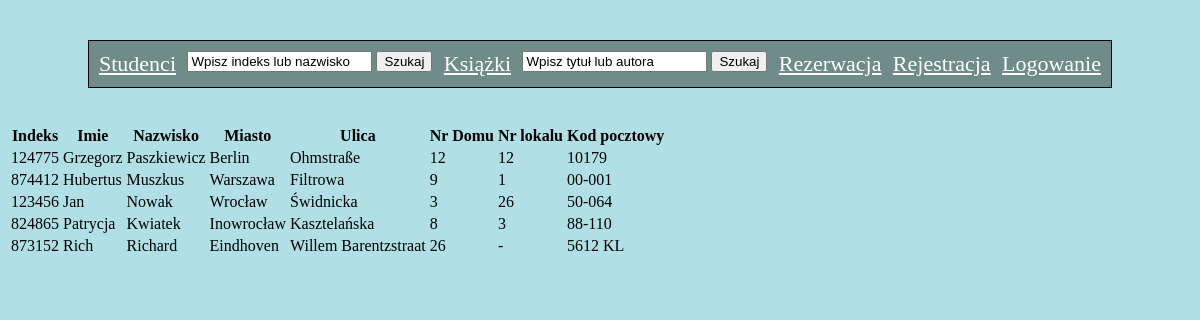
The page /szukaj_studenta.php on the database its author committed.
### tables this page shows
CREATE TABLE studenci (
id_student INT(10) NOT NULL AUTO_INCREMENT,
login VARCHAR(30) NOT NULL UNIQUE,
haslo VARCHAR(40) NOT NULL,
indeks INT(6) DEFAULT NULL,
imie VARCHAR(20) DEFAULT NULL,
nazwisko VARCHAR(30) DEFAULT NULL,
miasto VARCHAR(20) DEFAULT NULL,
ulica VARCHAR(30) DEFAULT NULL,
nr_domu VARCHAR(10) DEFAULT NULL,
nr_lokalu VARCHAR(10) DEFAULT NULL,
kod_pocztowy VARCHAR(10) DEFAULT NULL,
PRIMARY KEY (id_student)
);

### szukaj_studenta.php (the view, shortened to what this page needs)
<?php
include 'widok.php';
$szukanie = $_POST['search'];
$szukanie = htmlentities($szukanie, ENT_QUOTES, "UTF-8");
$link = new mysqli("localhost", "root", "", "biblioteka");
$result = mysqli_query($link, sprintf("SELECT * FROM studenci WHERE nazwisko like '%%%s%%' OR indeks like '%%%s%%' ORDER BY imie",
mysqli_real_escape_string($link, $szukanie),
mysqli_real_escape_string($link, $szukanie))) or die($link->error);
?>
<div>
	<table>
		<thead>
			<tr>
				<th>Indeks</th>
				<th>Imie</th>
				<th>Nazwisko</th>
				<th>Miasto</th>
				<th>Ulica</th>
				<th>Nr Domu</th>
				<th>Nr lokalu</th>
				<th>Kod pocztowy</th>
			</tr>
		</thead>
		<?php
			while ($row = $result->fetch_assoc()): ?>
		<tr>
			<td><?php echo $row['indeks']; ?></td>
			<td><?php echo $row['imie']; ?></td>
			<td><?php echo $row['nazwisko']; ?></td>
			<td><?php echo $row['miasto']; ?></td>
			<td><?php echo $row['ulica']; ?></td>
			<td><?php echo $row['nr_domu']; ?></td>
			<td><?php echo $row['nr_lokalu']; ?></td>
			<td><?php echo $row['kod_pocztowy']; ?></td>
		</tr>
		<?php endwhile; ?>
	</table>
</div>

### style.css (style rules this page uses)
body { background-color: powderblue; }

### rows shown on the page
studenci: indeks "124775", imie "Grzegorz", nazwisko "Paszkiewicz", miasto "Berlin", ulica "Ohmstraße", nr_domu "12", nr_lokalu "12", kod_pocztowy "10179"
studenci: indeks "874412", imie "Hubertus", nazwisko "Muszkus", miasto "Warszawa", ulica "Filtrowa", nr_domu "9", nr_lokalu "1", kod_pocztowy "00-001"
studenci: indeks "123456", imie "Jan", nazwisko "Nowak", miasto "Wrocław", ulica "Świdnicka", nr_domu "3", nr_lokalu "26", kod_pocztowy "50-064"
studenci: indeks "824865", imie "Patrycja", nazwisko "Kwiatek", miasto "Inowrocław", ulica "Kasztelańska", nr_domu "8", nr_lokalu "3", kod_pocztowy "88-110"
studenci: indeks "873152", imie "Rich", nazwisko "Richard", miasto "Eindhoven", ulica "Willem Barentzstraat", nr_domu "26", nr_lokalu "-", kod_pocztowy "5612 KL"
